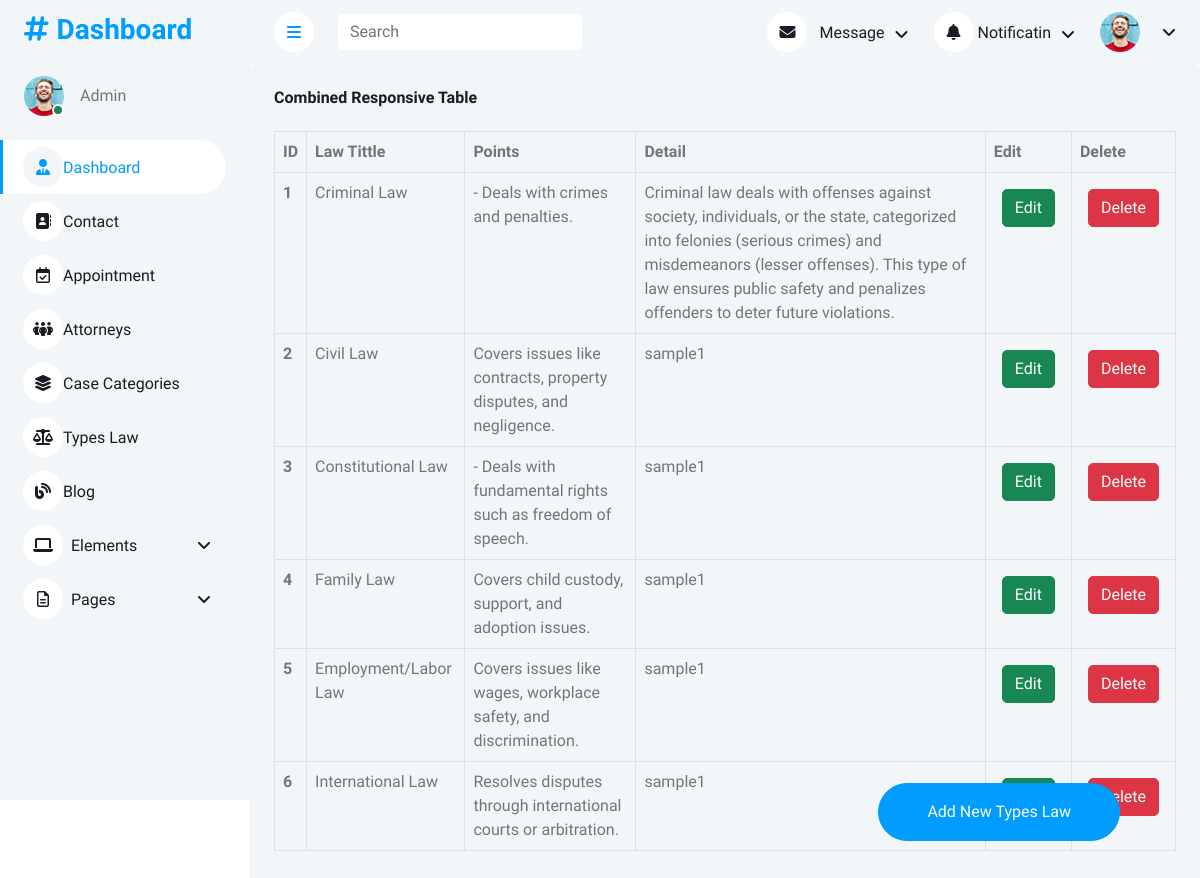
The app's page /types_Law with its own data.
### userapp/models.py (models this page shows, shortened)
class Types_Law(models.Model):
    law_tittle = models.CharField(max_length=50)
    point = models.CharField(max_length=150)
    detail = models.CharField(max_length=550)

### adminapp/views.py (the view)
# urls.py: path('types_Law', views.types_Law),
def types_Law(request):
    data = Types_Law.objects.all
    return render(request,'adminapp/types_Law.html',{"data":data})

### templates/adminapp/types_Law.html (shortened to what this page needs)
<!DOCTYPE html>
{% load static %}
<html lang="en">
<head>
    <link href="https://cdnjs.cloudflare.com/ajax/libs/font-awesome/6.7.2/css/all.min.css" rel="stylesheet">
    <link href="https://cdn.jsdelivr.net/npm/bootstrap-icons@1.4.1/font/bootstrap-icons.css" rel="stylesheet">
    <link href="{% static 'adminapp/lib/owlcarousel/assets/owl.carousel.min.css'%}" rel="stylesheet">
    <link href="{% static 'adminapp/lib/tempusdominus/css/tempusdominus-bootstrap-4.min.css'%}" rel="stylesheet" />
    <link href="{% static 'adminapp/css/bootstrap.min.css'%}" rel="stylesheet">
    <link href="{% static 'adminapp/css/style.css'%}" rel="stylesheet">
</head>
<body>
    <div class="container-xxl position-relative bg-white d-flex p-0">
        {% include 'adminapp/sidebar.html' %}
        <div class="content">
            {% include 'adminapp/navbar.html' %}
    <div class="col-12">
        <div class="bg-light rounded h-100 p-4">
            <h6 class="mb-4">Combined Responsive Table</h6>
            <div class="table-responsive">
                <table class="table table-bordered table-hover">
                    <thead>
                        <tr>
                            <th scope="col">ID</th>
                            <th scope="col">Law Tittle</th>
                            <th scope="col">Points</th>
                            <th scope="col">Detail</th>
                            <th scope="col">Edit</th>
                            <th scope="col">Delete</th>
                        </tr>
                    </thead>
                    <tbody>
                        {% for law in data %}
                            <tr>
                                <th scope="row">{{law.id}}</th>
                                <td>{{law.law_tittle}}</td>
                                <td>{{law.point}}</td>
                                <td>{{law.detail}}</td>
                                <td>
                                    <button type="button" class="btn btn-success m-2">Edit</button>
                                </td>
                                <td>
                                    <button type="button" class="btn btn-danger m-2">Delete</button>
                                </td>
                            </tr>
                        {% endfor %}
                    </tbody>
                </table>
            </div>
        </div>
    </div>
    <a class="btn btn-primary rounded-pill py-3 px-5"
   style="position: fixed; bottom: 50px; right: 80px; z-index: 1030;"
   href="add">Add New Types Law</a>
</div>
    </div>
</body>
</html>

### static/adminapp/css/style.css (style rules this page uses)
:root { --primary: #009CFF; --light: #F3F6F9; --dark: #191C24; }
.btn { transition: .5s; }
.btn.btn-primary { color: #FFFFFF; }
.content { margin-left: 250px; min-height: 100vh; background: #FFFFFF; transition: 0.5s; }
@media (min-width: 992px) { .content { width: calc(100% - 250px); } }

### records on screen
Types_Law: id "1", law_tittle "Criminal Law", point "- Deals with crimes and penalties.", detail "Criminal law deals with offenses against society, individuals, or the state, categorized into felonies (serious crimes) and misdemeanors (lesser offenses). This type of law ensures public safety and penalizes offenders to deter future violations."
Types_Law: id "2", law_tittle "Civil Law", point "Covers issues like contracts, property disputes, and negligence.", detail "sample1"
Types_Law: id "3", law_tittle "Constitutional Law", point "- Deals with fundamental rights such as freedom of speech.", detail "sample1"
Types_Law: id "4", law_tittle "Family Law", point "Covers child custody, support, and adoption issues.", detail "sample1"
Types_Law: id "5", law_tittle "Employment/Labor Law", point "Covers issues like wages, workplace safety, and discrimination.", detail "sample1"
Types_Law: id "6", law_tittle "International Law", point "Resolves disputes through international courts or arbitration.", detail "sample1"
